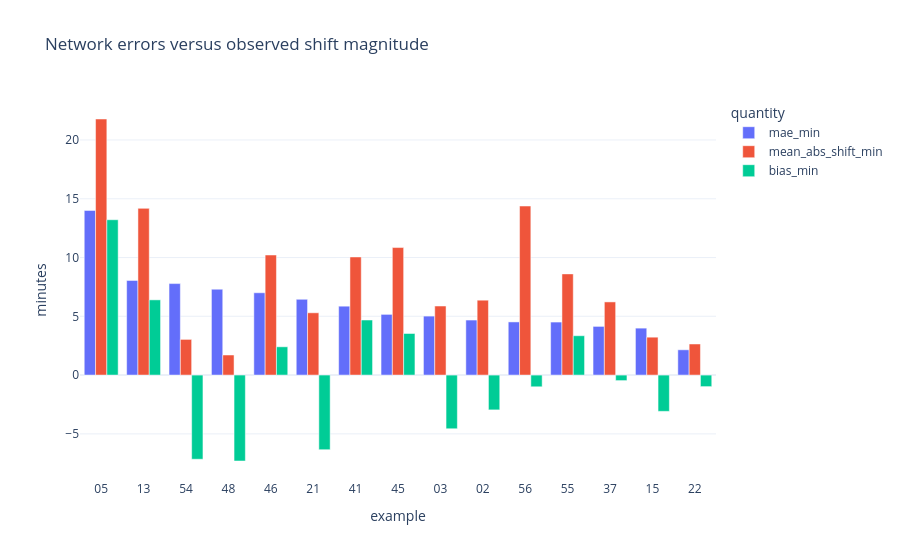

The code cell stored with this chart in its notebook:
### Markdown cell above
## 1. Network and edit-type error overview

Compare MAE with the mean absolute observed shift (the zero-prediction baseline). `mae_vs_zero > 1` means the model is worse than predicting no timing change on that subset. This denominator is averaged over the group, not a percentage error for near-zero individual shifts. Squared-error shares use equal total weight per network.

Type summaries equal-weight the networks represented in each category. Different categories may contain different network mixtures, so consult the network-by-type tables too. Median and 90th-percentile errors are unweighted descriptive quantiles.

### Code cell
plot=net.melt(id_vars=['example'],value_vars=['mae_min','mean_abs_shift_min','bias_min'],var_name='quantity',value_name='minutes')
fig=px.bar(plot,x='example',y='minutes',color='quantity',barmode='group',template='plotly_white',category_orders={'example':net.example.tolist()},title='Network errors versus observed shift magnitude')
fig.show()
table(read('edit_type_errors.csv')[['edit_type','n','examples','bias_min','mae_min','rmse_min','mean_abs_shift_min','mae_vs_zero']].round(3))
table(read('nested_strata_errors.csv')[['edit_type','nested','n','examples','bias_min','mae_min']].round(3))

### Figure 1 — Plotly figure (JSON) as saved in the notebook; plotly's stock layout.template omitted (floating-point values rounded to 4 significant figures)
{"data": [{"alignmentgroup": "True", "hovertemplate": "quantity=mae_min<br>example=%{x}<br>minutes=%{y}<extra></extra>", "legendgroup": "mae_min", "marker": {"color": "#636efa", "pattern": {"shape": ""}}, "name": "mae_min", "offsetgroup": "mae_min", "orientation": "v", "showlegend": true, "textposition": "auto", "type": "bar", "x": ["05", "13", "54", "48", "46", "21", "41", "45", "03", "02", "56", "55", "37", "15", "22"], "xaxis": "x", "y": [14.01, 8.054, 7.784, 7.308, 7.004, 6.45, 5.862, 5.166, 5.018, 4.683, 4.523, 4.511, 4.143, 3.995, 2.152], "yaxis": "y"}, {"alignmentgroup": "True", "hovertemplate": "quantity=mean_abs_shift_min<br>example=%{x}<br>minutes=%{y}<extra></extra>", "legendgroup": "mean_abs_shift_min", "marker": {"color": "#EF553B", "pattern": {"shape": ""}}, "name": "mean_abs_shift_min", "offsetgroup": "mean_abs_shift_min", "orientation": "v", "showlegend": true, "textposition": "auto", "type": "bar", "x": ["05", "13", "54", "48", "46", "21", "41", "45", "03", "02", "56", "55", "37", "15", "22"], "xaxis": "x", "y": [21.78, 14.18, 3.037, 1.708, 10.22, 5.3, 10.05, 10.85, 5.875, 6.371, 14.38, 8.608, 6.225, 3.225, 2.647], "yaxis": "y"}, {"alignmentgroup": "True", "hovertemplate": "quantity=bias_min<br>example=%{x}<br>minutes=%{y}<extra></extra>", "legendgroup": "bias_min", "marker": {"color": "#00cc96", "pattern": {"shape": ""}}, "name": "bias_min", "offsetgroup": "bias_min", "orientation": "v", "showlegend": true, "textposition": "auto", "type": "bar", "x": ["05", "13", "54", "48", "46", "21", "41", "45", "03", "02", "56", "55", "37", "15", "22"], "xaxis": "x", "y": [13.22, 6.4, -7.157, -7.308, 2.408, -6.344, 4.685, 3.539, -4.565, -2.96, -0.9954, 3.349, -0.4688, -3.084, -0.9806], "yaxis": "y"}], "layout": {"barmode": "group", "legend": {"title": {"text": "quantity"}, "tracegroupgap": 0}, "title": {"text": "Network errors versus observed shift magnitude"}, "xaxis": {"anchor": "y", "categoryarray": ["05", "13", "54", "48", "46", "21", "41", "45", "03", "02", "56", "55", "37", "15", "22"], "categoryorder": "array", "domain": [0, 1], "title": {"text": "example"}}, "yaxis": {"anchor": "x", "domain": [0, 1], "title": {"text": "minutes"}}}}
